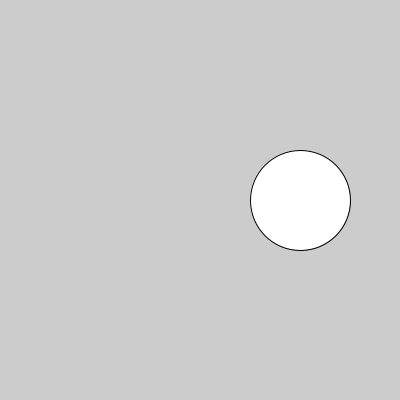
Frame 1 (no input)
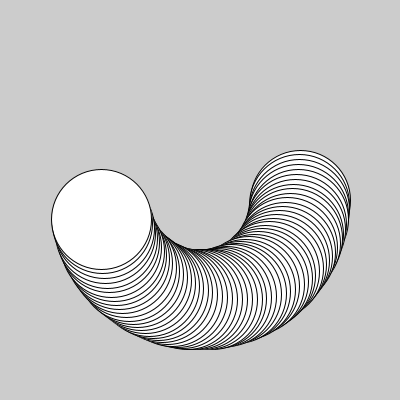
Frame 60 (the mouse pressed at the canvas centre just before this capture)
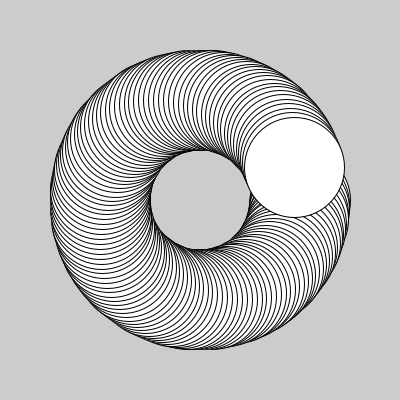
Frame 120 (the mouse held since frame 60 and released just before this capture)

The Processing sketch that drew these frames (run headless with seeded random() and noise(); from frame 60 on, the mouse is pressed at the canvas centre):

// Processing sketch: aula18_g2_ex01
// ── aula18_g2_ex01.pde
float x=0, y=0; float raio=100; float m=0;
void setup(){ size(400,400); }

void draw(){
  x = raio * cos(m);
  y = raio * sin(m);
  translate(200,200);
  ellipse(x,y,100,100);
  m=m+0.05;
}
